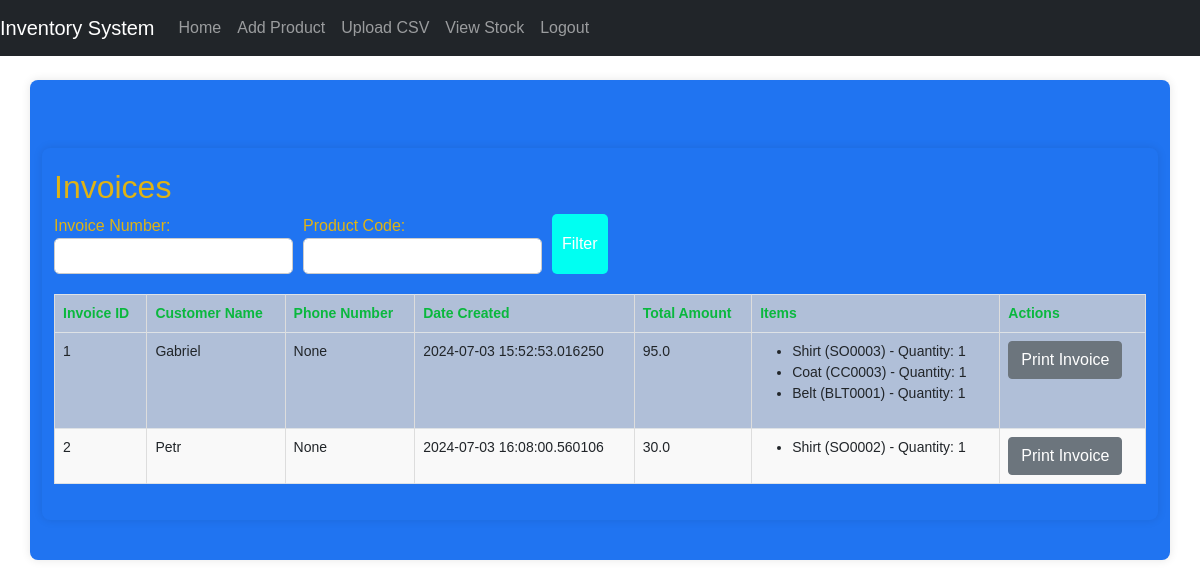
/invoices (signed in), run on the app's committed database.
### STORE/models.py (models this page shows)
class Invoice(db.Model):
    id = db.Column(db.Integer, primary_key=True)
    customer_name = db.Column(db.String(128), nullable=False)
    customer_email = db.Column(db.String(128))
    phone_number = db.Column(db.String(20))
    date_created = db.Column(db.DateTime, default=datetime.utcnow)
    total_amount = db.Column(db.Float, nullable=False)
    items = db.relationship('InvoiceItem', backref='invoice', lazy=True)

class InvoiceItem(db.Model):
    id = db.Column(db.Integer, primary_key=True)
    product_id = db.Column(db.Integer, nullable=False)
    product_code = db.Column(db.String(20), nullable=False)
    item = db.Column(db.String(50), nullable=False)
    category = db.Column(db.String(50), nullable=False)
    type_material = db.Column(db.String(50), nullable=False)
    size = db.Column(db.String(10), nullable=False)
    color = db.Column(db.String(20), nullable=False)
    description = db.Column(db.String(255), nullable=True)
    buying_price = db.Column(db.Float, nullable=False)
    selling_price = db.Column(db.Float, nullable=False)
    quantity = db.Column(db.Integer, nullable=False)
    invoice_id = db.Column(db.Integer, db.ForeignKey('invoice.id'), nullable=False)

### STORE/routes.py (the view)
@bp.route('/invoices', methods=['GET'])
@login_required
def invoices():
    invoices_query = Invoice.query
    invoice_number = request.args.get('invoice_number')
    entered_product_code = request.args.get('product_code')
    filtering_criteria_present = invoice_number or entered_product_code
    if invoice_number:
        invoices_query = invoices_query.filter(Invoice.id == invoice_number)
    if entered_product_code:
        invoices_query = invoices_query.join(InvoiceItem).filter(InvoiceItem.product_code == entered_product_code)
    invoices = invoices_query.all()
    return render_template('invoice.html', invoices=invoices, filtering_criteria_present=filtering_criteria_present)

### STORE/__init__.py (called while the page is built)
def create_app():
    app = Flask(__name__)
    app.config['SECRET_KEY'] = 'your_secret_key_here'
    app.config['SQLALCHEMY_DATABASE_URI'] = 'sqlite:///C:\\Users\\gabriel.githinji\\Desktop\\tests\\Clothes-Store-Inventory-with-Flask\\instance\\your_database.db'
    app.config['SQLALCHEMY_TRACK_MODIFICATIONS'] = False
    db.init_app(app)
    login_manager.init_app(app)
    login_manager.login_view = 'routes.login'
    migrate = Migrate(app, db)
    from STORE.models import User
    @login_manager.user_loader
    def load_user(user_id):
        return User.query.get(int(user_id))
    from STORE.routes import bp as routes_bp
    app.register_blueprint(routes_bp)
    return app

### STORE/templates/invoice.html
{% extends "base.html" %}
{% block content %}
<link rel="stylesheet" type="text/css" href="{{ url_for('static', filename='css/all_invoices.css') }}">
<div class="container mt-5">
    <h2>Invoices</h2>
    <form method="GET" action="{{ url_for('routes.invoices') }}">
        <div class="form-group">
            <label for="invoice_number">Invoice Number:</label>
            <input type="text" id="invoice_number" name="invoice_number" class="form-control" value="{{ request.args.get('invoice_number', '') }}">
        </div>
        <div class="form-group">
            <label for="product_code">Product Code:</label>
            <input type="text" id="product_code" name="product_code" class="form-control" value="{{ request.args.get('product_code', '') }}">
        </div>
        <button type="submit" class="btn btn-primary">Filter</button>
    </form>
    <table class="table table-bordered mt-3">
        <thead>
            <tr>
                <th>Invoice ID</th>
                <th>Customer Name</th>
                <th>Phone Number</th>
                <th>Date Created</th>
                <th>Total Amount</th>
                <th>Items</th>
                <th>Actions</th>
            </tr>
        </thead>
        <tbody>
            {% for invoice in invoices %}
            <tr>
                <td>{{ invoice.id }}</td>
                <td>{{ invoice.customer_name }}</td>
                <td>{{ invoice.phone_number }}</td>
                <td>{{ invoice.date_created }}</td>
                <td>{{ invoice.total_amount }}</td>
                <td>
                    <ul>
                        {% for item in invoice.items %}
                        <li>{{ item.item }} ({{ item.product_code }}) - Quantity: {{ item.quantity }}</li>
                        {% endfor %}
                    </ul>
                </td>
                <td>
                    <a href="{{ url_for('routes.print_invoice', invoice_id=invoice.id) }}" class="btn btn-secondary">Print Invoice</a>
                </td>
            </tr>
            {% endfor %}
        </tbody>
    </table>
</div>
{% endblock %}

### STORE/static/css/theme.css (style rules this page uses)
body { font-family: 'Arial', sans-serif; background-color: #FFC300; color: #1a3b70; margin: 0; padding: 0; height: 100vh; }
a { color: #0A1931; }
.container { background-color: #2074f1; color: #dfb315; padding: 20px; border-radius: 8px; box-shadow: 0 0 10px rgba(0, 0, 0, 0.1); margin: 20px auto; max-width: 1000px; }
.btn-primary { background-color: #0A1931; color: #FFC300; border: none; padding: 10px 20px; border-radius: 4px; }
table { width: 100%; border-collapse: collapse; margin: 1em 0; font-family: Arial, sans-serif; font-size: 14px; background-color: #b0bfd8; color: #FFC300; }
table thead th { background-color: #FFC300; color: #0ab83e; }
table th, table td { border: 1px solid #ddd; padding: 8px; text-align: left; }
table tr:nth-child(even) { background-color: #f9f9f9; }
table th { padding-top: 12px; padding-bottom: 12px; text-align: left; }

### STORE/static/css/custom_table.css (style rules this page uses)
form { margin-bottom: 20px; }
label { margin-right: 10px; }
input[type="text"], input[type="date"] { margin-right: 20px; padding: 5px; border-radius: 5px; border: 1px solid #ccc; }
button[type="submit"] { padding: 5px 10px; border-radius: 5px; background-color: #007bff; color: #fff; border: none; cursor: pointer; }
table { width: 100%; border-collapse: collapse; }
th, td { border: 1px solid #ccc; padding: 8px; text-align: left; }
th { background-color: #f2f2f2; }
tr:nth-child(even) { background-color: #f2f2f2; }

### STORE/static/css/all_invoices.css (style rules this page uses)
body { font-family: Arial, sans-serif; }
form { margin-bottom: 20px; display: flex; flex-wrap: wrap; gap: 10px; }
label { margin-right: 10px; }
input[type="text"], input[type="date"] { padding: 5px; border-radius: 5px; border: 1px solid #ccc; margin-right: 20px; }
button[type="submit"] { padding: 5px 10px; border-radius: 5px; background-color: #00fff2; color: #fff; border: none; cursor: pointer; }
table { width: 100%; border-collapse: collapse; }
th, td { border: 1px solid #ccc; padding: 8px; text-align: left; }
th { background-color: #FFC300; color: #0A1931; }
tr:nth-child(even) { background-color: #f2f2f2; }
form button { background-color: #007bff; color: white; border: none; padding: 5px 10px; border-radius: 5px; cursor: pointer; }

### data on the page
Invoice: id "1", customer_name "Gabriel", phone_number "None", date_created "2024-07-03 15:52:53.016250", total_amount "95.0"
InvoiceItem: item "Shirt", product_code "SO0003", quantity "1"
InvoiceItem: item "Coat", product_code "CC0003", quantity "1"
InvoiceItem: item "Belt", product_code "BLT0001", quantity "1"
Invoice: id "2", customer_name "Petr", phone_number "None", date_created "2024-07-03 16:08:00.560106", total_amount "30.0"
InvoiceItem: item "Shirt", product_code "SO0002", quantity "1"
